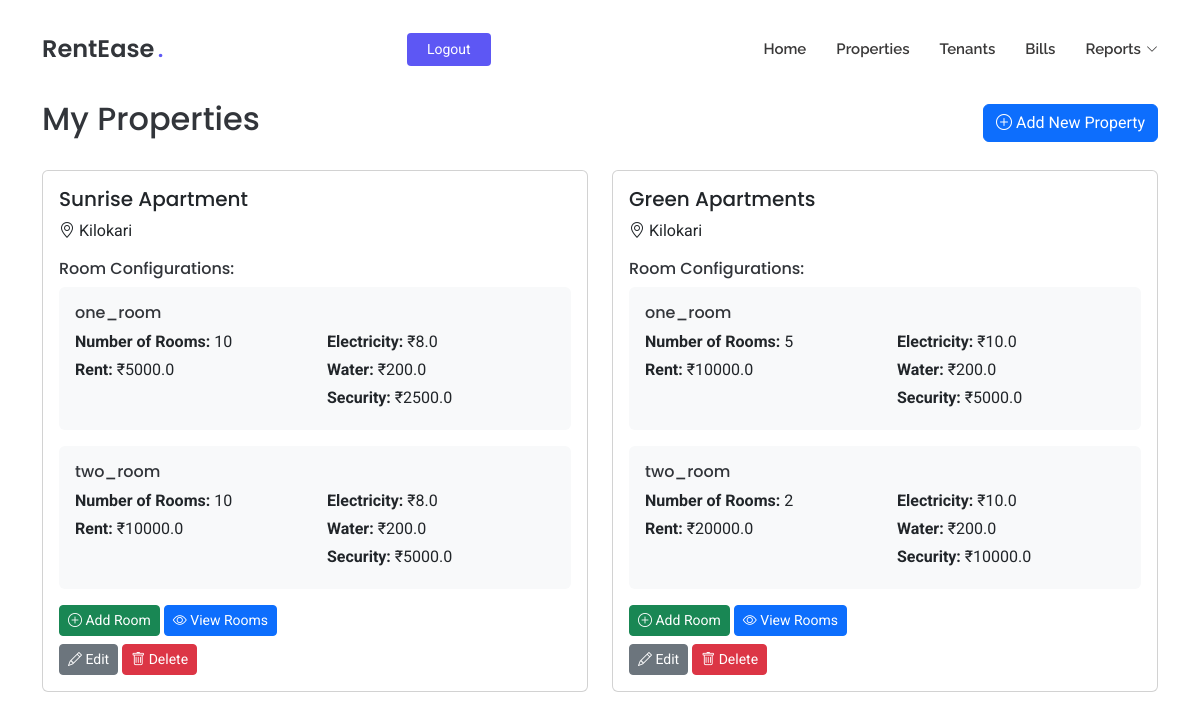
Screenshot of /my-properties (signed in) with the database file from the repository.
### tables this page shows
CREATE TABLE room_configurations
                 (id INTEGER PRIMARY KEY AUTOINCREMENT,
                  property_id INTEGER NOT NULL,
                  room_type TEXT NOT NULL,
                  room_count INTEGER NOT NULL,
                  rent REAL NOT NULL,
                  electricity_charge REAL NOT NULL,
                  water_charge REAL NOT NULL,
                  security_deposit REAL NOT NULL,
                  FOREIGN KEY (property_id) REFERENCES properties (id));

CREATE TABLE properties
                 (id INTEGER PRIMARY KEY AUTOINCREMENT,
                  name TEXT NOT NULL,
                  address TEXT NOT NULL,
                  user_id INTEGER NOT NULL,
                  FOREIGN KEY (user_id) REFERENCES users (id));

### app/routes.py (the view)
@app.route('/my-properties')
def my_properties():
    if 'user_id' not in session:
        flash('Please login to access this page', 'warning')
        return redirect(url_for('login'))
    conn = get_db()
    c = conn.cursor()
    properties_data = c.execute('''
        SELECT p.id, p.name, p.address,
               rc.id as room_config_id, rc.room_type, rc.room_count,
               rc.rent, rc.electricity_charge, rc.water_charge, rc.security_deposit
        FROM properties p
        LEFT JOIN room_configurations rc ON p.id = rc.property_id
        WHERE p.user_id = ?
        ORDER BY p.id, rc.room_type -- Order by property and then room type
    ''', (session['user_id'],)).fetchall()
    formatted_properties = []
    current_property = None
    for row in properties_data:
        if current_property is None or current_property['id'] != row['id']:
            if current_property is not None:
                formatted_properties.append(current_property)
            current_property = {
                'id': row['id'],
                'name': row['name'],
                'address': row['address'],
                'room_configurations': [] # Renamed key to be more accurate
            }
        if row['room_config_id']: # Check if rc.id is not NULL
             current_property['room_configurations'].append({
                'id': row['room_config_id'],
                'room_type': row['room_type'],
                'room_count': row['room_count'],
                'rent': row['rent'],
                'electricity_charge': row['electricity_charge'],
                'water_charge': row['water_charge'],
                'security_deposit': row['security_deposit']
            })
    if current_property is not None:
        formatted_properties.append(current_property)
    conn.close()
    return render_template('my_properties.html',
                         properties=formatted_properties)

### app/routes.py (called while the page is built)
def get_db():
    conn = sqlite3.connect('rentease.db')
    conn.row_factory = sqlite3.Row
    return conn

### app/templates/my_properties.html (shortened to what this page needs)
<!DOCTYPE html>
<html lang="en">
<head>
  <link href="{{ url_for('static', filename='assets/vendor/bootstrap/css/bootstrap.min.css') }}" rel="stylesheet">
  <link href="{{ url_for('static', filename='assets/vendor/bootstrap-icons/bootstrap-icons.css') }}" rel="stylesheet">
  <link href="{{ url_for('static', filename='assets/vendor/aos/aos.css') }}" rel="stylesheet">
  <link href="{{ url_for('static', filename='assets/css/main.css') }}" rel="stylesheet">
</head>
<body class="index-page">
  <header id="header" class="header d-flex align-items-center fixed-top">
    <div class="container position-relative d-flex align-items-center justify-content-between">
      <a href="{{ url_for('index') }}" class="logo d-flex align-items-center me-auto me-xl-0">
        <h1 class="sitename">RentEase</h1><span>.</span>
      </a>
      <nav id="navmenu" class="navmenu">
        <ul>
          <li><a href="{{ url_for('index') }}#hero">Home</a></li>
          <li><a href="{{ url_for('index') }}#properties">Properties</a></li>
          <li><a href="{{ url_for('index') }}#tenants">Tenants</a></li>
          <li><a href="{{ url_for('index') }}#bills">Bills</a></li>
          <li class="dropdown">
            <a href="#"><span>Reports</span> <i class="bi bi-chevron-down toggle-dropdown"></i></a>
          </li>
        </ul>
      </nav>
      {% if session.get('user_id') %}
        <a class="btn-getstarted" href="{{ url_for('logout') }}">Logout</a>
      {% else %}
        <a class="btn-getstarted me-1" href="{{ url_for('login') }}">Login</a>
        <a class="btn-getstarted" href="{{ url_for('register') }}">Register</a>
      {% endif %}
    </div>
  </header>
  <main class="main" style="margin-top: 100px;">
    <div class="container mt-5">
      <div class="d-flex justify-content-between align-items-center mb-4">
        <h2>My Properties</h2>
        <a href="{{ url_for('add_property') }}" class="btn btn-primary">
          <i class="bi bi-plus-circle"></i> Add New Property
        </a>
      </div>
      {% if properties %}
        <div class="row">
          {% for property in properties %}
          <div class="col-md-6 mb-4">
            <div class="card h-100">
              <div class="card-body">
                <h5 class="card-title">{{ property.name }}</h5>
                <p class="card-text"><i class="bi bi-geo-alt"></i> {{ property.address }}</p>
                <div class="mt-3">
                  <h6>Room Configurations:</h6>
                  {% for room_config in property.room_configurations %}
                  <div class="mb-3 p-3 bg-light rounded">
                    <h6 class="mb-2">{{ room_config.room_type }}</h6>
                    <div class="row">
                      <div class="col-6">
                        {% if room_config.room_count is not none %}
                            <p class="mb-1"><strong>Number of Rooms:</strong> {{ room_config.room_count }}</p>
                        {% endif %}
                        <p class="mb-1"><strong>Rent:</strong> ₹{{ room_config.rent }}</p>
                      </div>
                      <div class="col-6">
                        <p class="mb-1"><strong>Electricity:</strong> ₹{{ room_config.electricity_charge }}</p>
                        <p class="mb-1"><strong>Water:</strong> ₹{{ room_config.water_charge }}</p>
                        <p class="mb-1"><strong>Security:</strong> ₹{{ room_config.security_deposit }}</p>
                      </div>
                    </div>
                  </div>
                  {% endfor %}
                  <div class="mt-3">
                    <div class="mb-2">
                      <button type="button" class="btn btn-success btn-sm" data-bs-toggle="modal" data-bs-target="#addRoomModal{{ property.id }}">
                        <i class="bi bi-plus-circle"></i> Add Room
                      </button>
                      <a href="{{ url_for('view_rooms', property_id=property.id, source='properties') }}" class="btn btn-primary btn-sm">
                        <i class="bi bi-eye"></i> View Rooms
                      </a>
                    </div>
                    <div>
                      <a href="{{ url_for('edit_property', property_id=property.id) }}" class="btn btn-secondary btn-sm">
                        <i class="bi bi-pencil"></i> Edit
                      </a>
                      <button type="button" class="btn btn-danger btn-sm" data-bs-toggle="modal" data-bs-target="#deletePropertyModal{{ property.id }}">
                        <i class="bi bi-trash"></i> Delete
                      </button>
                    </div>
                  </div>
                </div>
              </div>
            </div>
          </div>
          {% endfor %}
        </div>
      {% else %}
        <div class="alert alert-info">
          You haven't added any properties yet. Click the "Add New Property" button to get started!
        </div>
      {% endif %}
    </div>
  </main>
</body>
</html>

### app/static/assets/css/main.css (style rules this page uses)
:root { --default-font: "Roboto", system-ui, -apple-system, "Segoe UI", Roboto, "Helvetica Neue", Arial, "Noto Sans", "Liberation Sans", sans-serif, "Apple Color Emoji", "Segoe UI Emoji", "Segoe UI Symbol", "Noto Color Emoji"; --heading-font: "Poppins", sans-serif; --nav-font: "Raleway", sans-serif; }
:root { --background-color: #ffffff; --default-color: #212529; --heading-color: #32353a; --accent-color: #5d57f4; --surface-color: #ffffff; --contrast-color: #ffffff; }
:root { --nav-color: #3a3939; --nav-hover-color: #5d57f4; --nav-mobile-background-color: #ffffff; --nav-dropdown-background-color: #ffffff; --nav-dropdown-color: #3a3939; --nav-dropdown-hover-color: #5d57f4; }
:root { scroll-behavior: smooth; }
body { color: var(--default-color); background-color: var(--background-color); font-family: var(--default-font); }
a { color: var(--accent-color); text-decoration: none; transition: 0.3s; }
h1, h2, h3, h4, h5, h6 { color: var(--heading-color); font-family: var(--heading-font); }
.header { --background-color: rgba(255, 255, 255, 0); color: var(--default-color); background-color: var(--background-color); padding: 20px 0; transition: all 0.5s; z-index: 997; }
.header .logo { line-height: 1; }
.header .logo h1 { font-size: 24px; margin: 0; font-weight: 600; color: var(--heading-color); }
.header .logo span { color: var(--accent-color); font-size: 24px; font-weight: 600; padding-left: 3px; }
.header .btn-getstarted, .header .btn-getstarted:focus { color: var(--contrast-color); background: var(--accent-color); font-size: 14px; padding: 8px 26px; margin: 0; border-radius: 4px; transition: 0.3s; }
@media (max-width: 1200px) { .header .logo { order: 1; } }
@media (max-width: 1200px) { .header .btn-getstarted { order: 2; margin: 0 15px 0 0; padding: 6px 20px; } }
@media (max-width: 1200px) { .header .navmenu { order: 3; } }
@media (min-width: 1200px) { .navmenu { padding: 0; } }
@media (min-width: 1200px) { .navmenu ul { margin: 0; padding: 0; display: flex; list-style: none; align-items: center; } }
@media (min-width: 1200px) { .navmenu li { position: relative; } }
@media (min-width: 1200px) { .navmenu a, .navmenu a:focus { color: var(--nav-color); padding: 18px 15px; font-size: 15px; font-family: var(--nav-font); font-weight: 600; display: flex; align-items: center; justify-content: space-between; white-space: nowrap; transition: 0.3s; } }
@media (min-width: 1200px) { .navmenu a i, .navmenu a:focus i { font-size: 12px; line-height: 0; margin-left: 5px; transition: 0.3s; } }
@media (min-width: 1200px) { .navmenu li:last-child a { padding-right: 0; } }

### rows the page displays
room_configurations: name "Sunrise Apartment", address "Kilokari", room_type "one_room", room_count "10", rent "5000.0", electricity_charge "8.0", water_charge "200.0", security_deposit "2500.0"
room_configurations: room_type "two_room", room_count "10", rent "10000.0", electricity_charge "8.0", water_charge "200.0", security_deposit "5000.0"
room_configurations: name "Green Apartments", address "Kilokari", room_type "one_room", room_count "5", rent "10000.0", electricity_charge "10.0", water_charge "200.0", security_deposit "5000.0"
room_configurations: room_type "two_room", room_count "2", rent "20000.0", electricity_charge "10.0", water_charge "200.0", security_deposit "10000.0"
